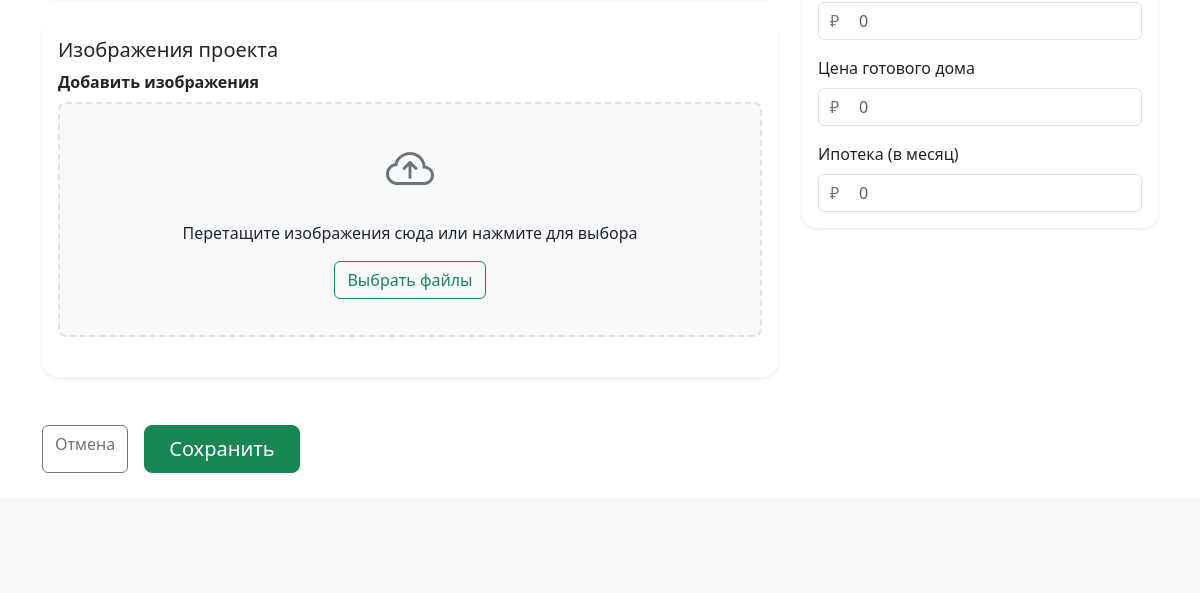
The page /admin/ (lower part) on the database as committed earlier.
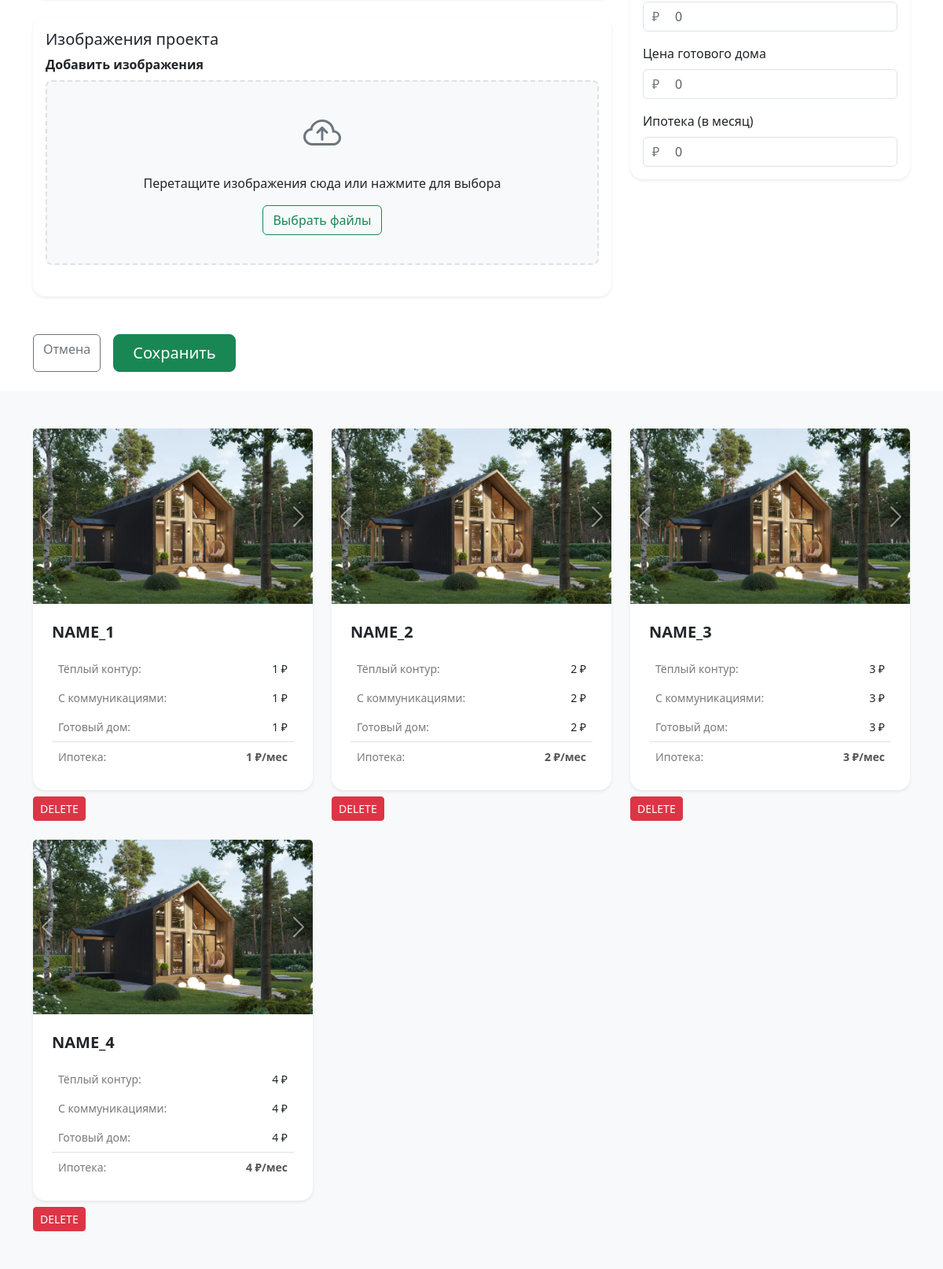
The same page on the database as committed later.
### app/models.py (models this page shows, shortened)
class ProjectImages(db.Model):
    __tablename__ = "project_images"
    id = db.Column(db.Integer, primary_key=True)
    filename = db.Column(db.String(100), nullable=False)
    project_id = db.Column(
        db.Integer,
        db.ForeignKey(Project.id, ondelete="CASCADE"),
        nullable=False,
    )
    project = db.relationship("Project", back_populates="images")
    @property
    def url(self):
        return os.path.join('uploads', self.project.slug, self.filename)

class Project(db.Model):
    __tablename__ = "projects"
    id = db.Column(db.Integer, primary_key=True)
    title = db.Column(db.String(100), unique=True, nullable=False)
    slug = db.Column(db.String(100), unique=True, nullable=False)
    description = db.Column(db.Text)
    square = db.Column(db.Integer, nullable=False)
    size = db.Column(db.String(15), nullable=False)
    price_base = db.Column(db.Integer, nullable=False)
    price_with_communications = db.Column(db.Integer)
    price_ready = db.Column(db.Integer)
    mortgage_price_per_month = db.Column(db.Integer)
    images_directory_path = db.Column(db.String(300), nullable=False)
    images = db.relationship(
        "ProjectImages",
        back_populates="project",
        cascade="all, delete-orphan",
        lazy="dynamic"
    )

### app/routes.py (the view)
@main_bp.route('/admin/')
def admin():
    projects = Project.query.all()
    form = ProjectForm()
    return render_template('admin.html', projects=projects, form=form)

### app/forms.py
class ProjectForm(FlaskForm):
    title = StringField('Название', validators=[DataRequired()])
    description = TextAreaField('Описание', validators=[DataRequired()])
    square = IntegerField('Площадь (м²)', validators=[DataRequired(), NumberRange(min=0)])
    size = StringField('Площадь участка', validators=[DataRequired()])  # теперь текст
    price_base = IntegerField('Теплый контур', validators=[DataRequired(), NumberRange(min=0)])
    price_with_communications = IntegerField('Готовые коммуникации', validators=[Optional(), NumberRange(min=0)])
    price_ready = IntegerField('Заезжай и живи', validators=[Optional(), NumberRange(min=0)])
    mortgage_price_per_month = IntegerField('В ипотеку', validators=[Optional(), NumberRange(min=0)])
    img_files = MultipleFileField("Изображение", validators=[
        FileAllowed(['jpg', 'jpeg', 'png', 'webp'], "Допустимы только изображения")
    ])
    submit = SubmitField('Сохранить')

### app/templates/admin.html (shortened to what the changed rows need)
{% extends 'base.html' %}
{% block styles %}
{{ super() }}
<link rel="stylesheet" href="{{ url_for('static', filename='css/style_cards.css') }}">
{% endblock %}
{% block content %}
<section class="py-4">
  <div class="container">
  </div>
</section>
<section id="projects" class="py-5 bg-light">
  <div class="container">
    <div class="row g-4">
      {% for project in projects %}
      <div class="col-md-6 col-lg-4">
        <a href="{{ url_for('main.edit_project', id=project.id) }}" class="text-decoration-none text-reset">
          <div class="card project-card border-0 shadow-sm h-100">
            <div id="carousel{{ project.id }}" class="carousel slide">
              <div class="carousel-inner">
                {% for image in project.images.all() %}
                <div class="carousel-item {% if loop.first %}active{% endif %}">
                  <img src="{{ url_for('static', filename=image.url) }}" class="card-img-top" alt="{{ project.title }}">
                </div>
                {% endfor %}
              </div>
              <button class="carousel-control-prev" type="button" data-bs-target="#carousel{{ project.id }}" data-bs-slide="prev">
                <span class="carousel-control-prev-icon"></span>
              </button>
              <button class="carousel-control-next" type="button" data-bs-target="#carousel{{ project.id }}" data-bs-slide="next">
                <span class="carousel-control-next-icon"></span>
              </button>
            </div>
            <div class="card-body p-4">
              <h5 class="fw-semibold mb-3">{{ project.title }}</h5>
              <table class="table table-borderless text-secondary small mb-0">
                <tbody>
                  <tr>
                    <th>Тёплый контур:</th>
                    <td class="text-end text-dark">{{ project.price_base | money }} ₽</td>
                  </tr>
                  <tr>
                    <th>С коммуникациями:</th>
                    <td class="text-end text-dark">{{ project.price_with_communications | money }} ₽</td>
                  </tr>
                  <tr>
                    <th>Готовый дом:</th>
                    <td class="text-end text-dark">{{ project.price_ready | money }} ₽</td>
                  </tr>
                  <tr class="border-top">
                    <th class="pt-2">Ипотека:</th>
                    <td class="text-end fw-semibold pt-2">{{ project.mortgage_price_per_month | money }} ₽/мес</td>
                  </tr>
                </tbody>
              </table>
            </div>
          </div>
        </a>
        <button class="btn btn-danger btn-sm delete-btn mt-2" data-id="{{ project.id }}">DELETE</button>
      </div>
      {% endfor %}
    </div>
  </div>
</section>
{% endblock %}

Rows that differ between the two databases and show on the page:
added Project: title "NAME_1", price_base "1", price_with_communications "1", price_ready "1", mortgage_price_per_month "1"
added ProjectImages: filename.slug (picture), shown under "NAME_1"
added Project: title "NAME_2", price_base "2", price_with_communications "2", price_ready "2", mortgage_price_per_month "2"
added ProjectImages: filename.slug (picture), shown under "NAME_2"
added Project: title "NAME_3", price_base "3", price_with_communications "3", price_ready "3", mortgage_price_per_month "3"
added ProjectImages: filename.slug (picture), shown under "NAME_3"
added Project: title "NAME_4", price_base "4", price_with_communications "4", price_ready "4", mortgage_price_per_month "4"
added ProjectImages: filename.slug (picture), shown under "NAME_4"
